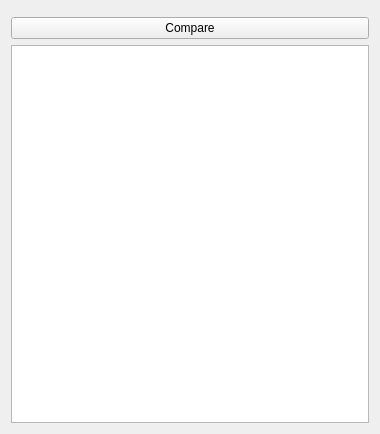
<?xml version="1.0" encoding="UTF-8"?>
<ui version="4.0">
 <class>CompareTableWidget</class>
 <widget class="QWidget" name="CompareTableWidget">
  <property name="geometry">
   <rect>
    <x>0</x>
    <y>0</y>
    <width>380</width>
    <height>434</height>
   </rect>
  </property>
  <property name="windowTitle">
   <string>Form</string>
  </property>
  <layout class="QVBoxLayout" name="verticalLayout">
   <item>
    <layout class="QHBoxLayout" name="horizontalLayout">
     <item>
      <widget class="CompareTableItemWidget" name="source1" native="true"/>
     </item>
     <item>
      <widget class="CompareTableItemWidget" name="source2" native="true"/>
     </item>
    </layout>
   </item>
   <item>
    <widget class="QPushButton" name="compare">
     <property name="text">
      <string>Compare</string>
     </property>
    </widget>
   </item>
   <item>
    <widget class="QTableView" name="tableView"/>
   </item>
  </layout>
 </widget>
 <customwidgets>
  <customwidget>
   <class>CompareTableItemWidget</class>
   <extends>QWidget</extends>
   <header>comparetableitemwidget.h</header>
   <container>1</container>
  </customwidget>
 </customwidgets>
 <resources/>
 <connections/>
</ui>
